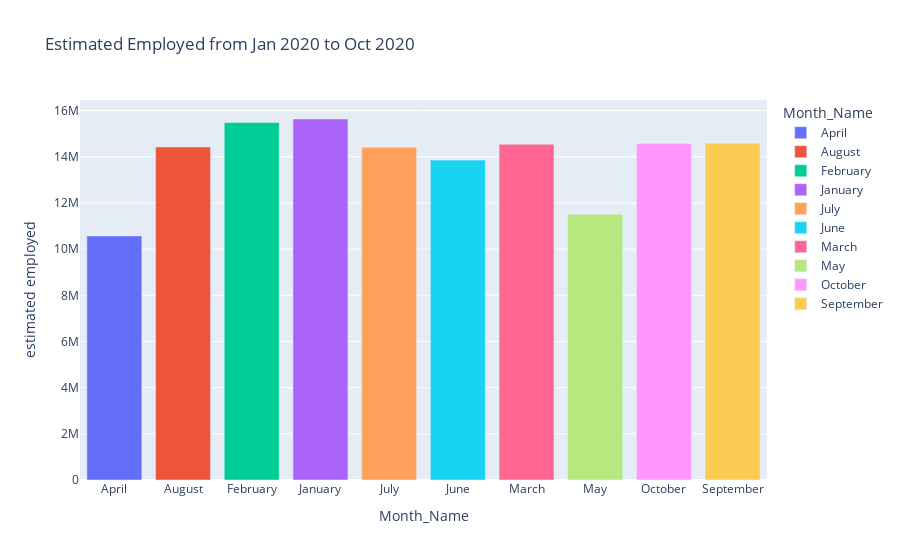

Notebook code for this chart:
### Code cell
#Estimated employed
fig = px.bar(dat,x = 'Month_Name',y = 'estimated employed',color = 'Month_Name',title = 'Estimated Employed from Jan 2020 to Oct 2020')
fig.show()

### Figure 1 — Plotly figure (JSON) as saved in the notebook; plotly's stock layout.template omitted (floating-point values rounded to 4 significant figures)
{"data": [{"alignmentgroup": "True", "hovertemplate": "Month_Name=%{x}<br>estimated employed=%{y}<extra></extra>", "legendgroup": "April", "marker": {"color": "#636efa", "pattern": {"shape": ""}}, "name": "April", "offsetgroup": "April", "orientation": "v", "showlegend": true, "textposition": "auto", "type": "bar", "x": ["April"], "xaxis": "x", "y": [10570199], "yaxis": "y"}, {"alignmentgroup": "True", "hovertemplate": "Month_Name=%{x}<br>estimated employed=%{y}<extra></extra>", "legendgroup": "August", "marker": {"color": "#EF553B", "pattern": {"shape": ""}}, "name": "August", "offsetgroup": "August", "orientation": "v", "showlegend": true, "textposition": "auto", "type": "bar", "x": ["August"], "xaxis": "x", "y": [14430000.0], "yaxis": "y"}, {"alignmentgroup": "True", "hovertemplate": "Month_Name=%{x}<br>estimated employed=%{y}<extra></extra>", "legendgroup": "February", "marker": {"color": "#00cc96", "pattern": {"shape": ""}}, "name": "February", "offsetgroup": "February", "orientation": "v", "showlegend": true, "textposition": "auto", "type": "bar", "x": ["February"], "xaxis": "x", "y": [15490000.0], "yaxis": "y"}, {"alignmentgroup": "True", "hovertemplate": "Month_Name=%{x}<br>estimated employed=%{y}<extra></extra>", "legendgroup": "January", "marker": {"color": "#ab63fa", "pattern": {"shape": ""}}, "name": "January", "offsetgroup": "January", "orientation": "v", "showlegend": true, "textposition": "auto", "type": "bar", "x": ["January"], "xaxis": "x", "y": [15640000.0], "yaxis": "y"}, {"alignmentgroup": "True", "hovertemplate": "Month_Name=%{x}<br>estimated employed=%{y}<extra></extra>", "legendgroup": "July", "marker": {"color": "#FFA15A", "pattern": {"shape": ""}}, "name": "July", "offsetgroup": "July", "orientation": "v", "showlegend": true, "textposition": "auto", "type": "bar", "x": ["July"], "xaxis": "x", "y": [14420000.0], "yaxis": "y"}, {"alignmentgroup": "True", "hovertemplate": "Month_Name=%{x}<br>estimated employed=%{y}<extra></extra>", "legendgroup": "June", "marker": {"color": "#19d3f3", "pattern": {"shape": ""}}, "name": "June", "offsetgroup": "June", "orientation": "v", "showlegend": true, "textposition": "auto", "type": "bar", "x": ["June"], "xaxis": "x", "y": [13860000.0], "yaxis": "y"}, {"alignmentgroup": "True", "hovertemplate": "Month_Name=%{x}<br>estimated employed=%{y}<extra></extra>", "legendgroup": "March", "marker": {"color": "#FF6692", "pattern": {"shape": ""}}, "name": "March", "offsetgroup": "March", "orientation": "v", "showlegend": true, "textposition": "auto", "type": "bar", "x": ["March"], "xaxis": "x", "y": [14540000.0], "yaxis": "y"}, {"alignmentgroup": "True", "hovertemplate": "Month_Name=%{x}<br>estimated employed=%{y}<extra></extra>", "legendgroup": "May", "marker": {"color": "#B6E880", "pattern": {"shape": ""}}, "name": "May", "offsetgroup": "May", "orientation": "v", "showlegend": true, "textposition": "auto", "type": "bar", "x": ["May"], "xaxis": "x", "y": [11510000.0], "yaxis": "y"}, {"alignmentgroup": "True", "hovertemplate": "Month_Name=%{x}<br>estimated employed=%{y}<extra></extra>", "legendgroup": "October", "marker": {"color": "#FF97FF", "pattern": {"shape": ""}}, "name": "October", "offsetgroup": "October", "orientation": "v", "showlegend": true, "textposition": "auto", "type": "bar", "x": ["October"], "xaxis": "x", "y": [14580000.0], "yaxis": "y"}, {"alignmentgroup": "True", "hovertemplate": "Month_Name=%{x}<br>estimated employed=%{y}<extra></extra>", "legendgroup": "September", "marker": {"color": "#FECB52", "pattern": {"shape": ""}}, "name": "September", "offsetgroup": "September", "orientation": "v", "showlegend": true, "textposition": "auto", "type": "bar", "x": ["September"], "xaxis": "x", "y": [14590000.0], "yaxis": "y"}], "layout": {"autosize": true, "barmode": "relative", "legend": {"title": {"text": "Month_Name"}, "tracegroupgap": 0}, "title": {"text": "Estimated Employed from Jan 2020 to Oct 2020"}, "xaxis": {"anchor": "y", "autorange": true, "categoryarray": ["April", "August", "February", "January", "July", "June", "March", "May", "October", "September"], "categoryorder": "array", "domain": [0, 1], "range": [-0.5, 9.5], "title": {"text": "Month_Name"}, "type": "category"}, "yaxis": {"anchor": "x", "autorange": true, "domain": [0, 1], "range": [0, 16460000.0], "title": {"text": "estimated employed"}, "type": "linear"}}}
